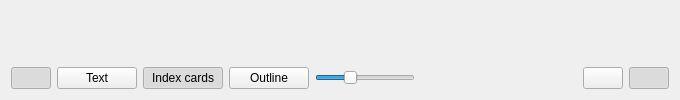
          <widget class="QWidget" name="layoutWidget">
           <layout class="QVBoxLayout" name="verticalLayout_16">
            <item>
             <widget class="editorWidget" name="redacEditor" native="true"/>
            </item>
            <item>
             <layout class="QHBoxLayout" name="horizontalLayout_19">
              <item>
               <widget class="QPushButton" name="btnRedacShowOutline">
                <property name="text">
                 <string/>
                </property>
                <property name="icon">
                 <iconset theme="text-x-generic">
                  <normaloff/>
                 </iconset>
                </property>
                <property name="checkable">
                 <bool>true</bool>
                </property>
                <property name="checked">
                 <bool>true</bool>
                </property>
               </widget>
              </item>
              <item>
               <widget class="QPushButton" name="btnRedacFolderText">
                <property name="text">
                 <string>Text</string>
                </property>
                <property name="checkable">
                 <bool>true</bool>
                </property>
                <attribute name="buttonGroup">
                 <string notr="true">buttonGroup</string>
                </attribute>
               </widget>
              </item>
              <item>
               <widget class="QPushButton" name="btnRedacFolderCork">
                <property name="text">
                 <string>Index cards</string>
                </property>
                <property name="checkable">
                 <bool>true</bool>
                </property>
                <property name="checked">
                 <bool>true</bool>
                </property>
                <attribute name="buttonGroup">
                 <string notr="true">buttonGroup</string>
                </attribute>
               </widget>
              </item>
              <item>
               <widget class="QPushButton" name="btnRedacFolderOutline">
                <property name="text">
                 <string>Outline</string>
                </property>
                <property name="checkable">
                 <bool>true</bool>
                </property>
                <attribute name="buttonGroup">
                 <string notr="true">buttonGroup</string>
                </attribute>
               </widget>
              </item>
              <item>
               <widget class="QSlider" name="sldCorkSizeFactor">
                <property name="minimumSize">
                 <size>
                  <width>100</width>
                  <height>0</height>
                 </size>
                </property>
                <property name="maximumSize">
                 <size>
                  <width>200</width>
                  <height>16777215</height>
                 </size>
                </property>
                <property name="minimum">
                 <number>50</number>
                </property>
                <property name="maximum">
                 <number>200</number>
                </property>
                <property name="value">
                 <number>100</number>
                </property>
                <property name="orientation">
                 <enum>Qt::Horizontal</enum>
                </property>
               </widget>
              </item>
              <item>
               <spacer name="horizontalSpacer_2">
                <property name="orientation">
                 <enum>Qt::Horizontal</enum>
                </property>
                <property name="sizeHint" stdset="0">
                 <size>
                  <width>40</width>
                  <height>20</height>
                 </size>
                </property>
               </spacer>
              </item>
              <item>
               <widget class="QLabel" name="lblRedacWC">
                <property name="minimumSize">
                 <size>
                  <width>10</width>
                  <height>0</height>
                 </size>
                </property>
                <property name="text">
                 <string/>
                </property>
               </widget>
              </item>
              <item>
               <widget class="QLabel" name="lblRedacProgress">
                <property name="minimumSize">
                 <size>
                  <width>100</width>
                  <height>6</height>
                 </size>
                </property>
                <property name="maximumSize">
                 <size>
                  <width>200</width>
                  <height>14</height>
                 </size>
                </property>
                <property name="text">
                 <string/>
                </property>
               </widget>
              </item>
              <item>
               <widget class="QPushButton" name="btnRedacFullscreen">
                <property name="text">
                 <string/>
                </property>
                <property name="icon">
                 <iconset theme="view-fullscreen">
                  <normaloff/>
                 </iconset>
                </property>
                <property name="shortcut">
                 <string>F11</string>
                </property>
               </widget>
              </item>
              <item>
               <widget class="QPushButton" name="btnRedacShowInfos">
                <property name="text">
                 <string/>
                </property>
                <property name="icon">
                 <iconset theme="edit-find">
                  <normaloff/>
                 </iconset>
                </property>
                <property name="checkable">
                 <bool>true</bool>
                </property>
                <property name="checked">
                 <bool>true</bool>
                </property>
               </widget>
              </item>
             </layout>
            </item>
           </layout>
          </widget>
